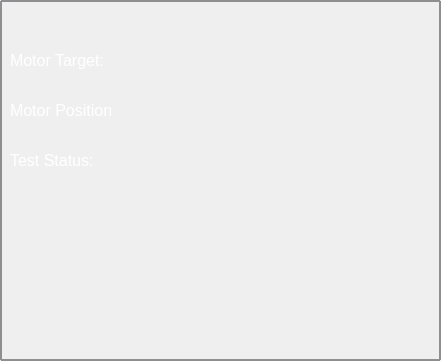
    <widget class="QFrame" name="frame_6">
     <property name="geometry">
      <rect>
       <x>610</x>
       <y>400</y>
       <width>441</width>
       <height>361</height>
      </rect>
     </property>
     <property name="styleSheet">
      <string notr="true">QFrame {
    border: 2px solid #8f8f91;
    border-radius: 1px;
    background-color:#ffff ;
    min-width: 80px;
}
QLabel {
    border: 0px solid #8f8f91;
    border-radius: 1px;
    background-color:#ffff ;
    min-width: 80px;
}
</string>
     </property>
     <property name="frameShape">
      <enum>QFrame::StyledPanel</enum>
     </property>
     <property name="frameShadow">
      <enum>QFrame::Raised</enum>
     </property>
     <widget class="QLabel" name="section_label_5">
      <property name="geometry">
       <rect>
        <x>10</x>
        <y>50</y>
        <width>101</width>
        <height>21</height>
       </rect>
      </property>
      <property name="palette">
       <palette>
        <active>
         <colorrole role="WindowText">
          <brush brushstyle="SolidPattern">
           <color alpha="255">
            <red>255</red>
            <green>255</green>
            <blue>255</blue>
           </color>
          </brush>
         </colorrole>
         <colorrole role="Button">
          <brush brushstyle="SolidPattern">
           <color alpha="255">
            <red>48</red>
            <green>48</green>
            <blue>51</blue>
           </color>
          </brush>
         </colorrole>
         <colorrole role="Base">
          <brush brushstyle="SolidPattern">
           <color alpha="255">
            <red>48</red>
            <green>48</green>
            <blue>51</blue>
           </color>
          </brush>
         </colorrole>
         <colorrole role="Window">
          <brush brushstyle="SolidPattern">
           <color alpha="255">
            <red>48</red>
            <green>48</green>
            <blue>51</blue>
           </color>
          </brush>
         </colorrole>
        </active>
        <inactive>
         <colorrole role="WindowText">
          <brush brushstyle="SolidPattern">
           <color alpha="255">
            <red>255</red>
            <green>255</green>
            <blue>255</blue>
           </color>
          </brush>
         </colorrole>
         <colorrole role="Button">
          <brush brushstyle="SolidPattern">
           <color alpha="255">
            <red>48</red>
            <green>48</green>
            <blue>51</blue>
           </color>
          </brush>
         </colorrole>
         <colorrole role="Base">
          <brush brushstyle="SolidPattern">
           <color alpha="255">
            <red>48</red>
            <green>48</green>
            <blue>51</blue>
           </color>
          </brush>
         </colorrole>
         <colorrole role="Window">
          <brush brushstyle="SolidPattern">
           <color alpha="255">
            <red>48</red>
            <green>48</green>
            <blue>51</blue>
           </color>
          </brush>
         </colorrole>
        </inactive>
        <disabled>
         <colorrole role="WindowText">
          <brush brushstyle="SolidPattern">
           <color alpha="255">
            <red>120</red>
            <green>120</green>
            <blue>120</blue>
           </color>
          </brush>
         </colorrole>
         <colorrole role="Button">
          <brush brushstyle="SolidPattern">
           <color alpha="255">
            <red>48</red>
            <green>48</green>
            <blue>51</blue>
           </color>
          </brush>
         </colorrole>
         <colorrole role="Base">
          <brush brushstyle="SolidPattern">
           <color alpha="255">
            <red>48</red>
            <green>48</green>
            <blue>51</blue>
           </color>
          </brush>
         </colorrole>
         <colorrole role="Window">
          <brush brushstyle="SolidPattern">
           <color alpha="255">
            <red>48</red>
            <green>48</green>
            <blue>51</blue>
           </color>
          </brush>
         </colorrole>
        </disabled>
       </palette>
      </property>
      <property name="font">
       <font>
        <pointsize>12</pointsize>
       </font>
      </property>
      <property name="text">
       <string>Motor Target:</string>
      </property>
     </widget>
     <widget class="QLabel" name="section_label_6">
      <property name="geometry">
       <rect>
        <x>10</x>
        <y>100</y>
        <width>101</width>
        <height>21</height>
       </rect>
      </property>
      <property name="palette">
       <palette>
        <active>
         <colorrole role="WindowText">
          <brush brushstyle="SolidPattern">
           <color alpha="255">
            <red>255</red>
            <green>255</green>
            <blue>255</blue>
           </color>
          </brush>
         </colorrole>
         <colorrole role="Button">
          <brush brushstyle="SolidPattern">
           <color alpha="255">
            <red>48</red>
            <green>48</green>
            <blue>51</blue>
           </color>
          </brush>
         </colorrole>
         <colorrole role="Base">
          <brush brushstyle="SolidPattern">
           <color alpha="255">
            <red>48</red>
            <green>48</green>
            <blue>51</blue>
           </color>
          </brush>
         </colorrole>
         <colorrole role="Window">
          <brush brushstyle="SolidPattern">
           <color alpha="255">
            <red>48</red>
            <green>48</green>
            <blue>51</blue>
           </color>
          </brush>
         </colorrole>
        </active>
        <inactive>
         <colorrole role="WindowText">
          <brush brushstyle="SolidPattern">
           <color alpha="255">
            <red>255</red>
            <green>255</green>
            <blue>255</blue>
           </color>
          </brush>
         </colorrole>
         <colorrole role="Button">
          <brush brushstyle="SolidPattern">
           <color alpha="255">
            <red>48</red>
            <green>48</green>
            <blue>51</blue>
           </color>
          </brush>
         </colorrole>
         <colorrole role="Base">
          <brush brushstyle="SolidPattern">
           <color alpha="255">
            <red>48</red>
            <green>48</green>
            <blue>51</blue>
           </color>
          </brush>
         </colorrole>
         <colorrole role="Window">
          <brush brushstyle="SolidPattern">
           <color alpha="255">
            <red>48</red>
            <green>48</green>
            <blue>51</blue>
           </color>
          </brush>
         </colorrole>
        </inactive>
        <disabled>
         <colorrole role="WindowText">
          <brush brushstyle="SolidPattern">
           <color alpha="255">
            <red>120</red>
            <green>120</green>
            <blue>120</blue>
           </color>
          </brush>
         </colorrole>
         <colorrole role="Button">
          <brush brushstyle="SolidPattern">
           <color alpha="255">
            <red>48</red>
            <green>48</green>
            <blue>51</blue>
           </color>
          </brush>
         </colorrole>
         <colorrole role="Base">
          <brush brushstyle="SolidPattern">
           <color alpha="255">
            <red>48</red>
            <green>48</green>
            <blue>51</blue>
           </color>
          </brush>
         </colorrole>
         <colorrole role="Window">
          <brush brushstyle="SolidPattern">
           <color alpha="255">
            <red>48</red>
            <green>48</green>
            <blue>51</blue>
           </color>
          </brush>
         </colorrole>
        </disabled>
       </palette>
      </property>
      <property name="font">
       <font>
        <pointsize>12</pointsize>
       </font>
      </property>
      <property name="text">
       <string>Motor Position:</string>
      </property>
     </widget>
     <widget class="QLabel" name="currP_out">
      <property name="geometry">
       <rect>
        <x>120</x>
        <y>100</y>
        <width>101</width>
        <height>31</height>
       </rect>
      </property>
      <property name="font">
       <font>
        <family>MS Reference Sans Serif</family>
        <pointsize>18</pointsize>
        <weight>50</weight>
        <italic>false</italic>
        <bold>false</bold>
       </font>
      </property>
      <property name="styleSheet">
       <string notr="true">QLabel{
	color: rgb(255, 255, 255);
	font: 18pt &quot;MS Reference Sans Serif&quot;;

}</string>
      </property>
      <property name="text">
       <string/>
      </property>
     </widget>
     <widget class="QLabel" name="currT_out">
      <property name="geometry">
       <rect>
        <x>120</x>
        <y>40</y>
        <width>101</width>
        <height>41</height>
       </rect>
      </property>
      <property name="font">
       <font>
        <family>MS Reference Sans Serif</family>
        <pointsize>18</pointsize>
        <weight>50</weight>
        <italic>false</italic>
        <bold>false</bold>
       </font>
      </property>
      <property name="styleSheet">
       <string notr="true">QLabel{
	color: rgb(255, 255, 255);
	font: 18pt &quot;MS Reference Sans Serif&quot;;

}</string>
      </property>
      <property name="text">
       <string/>
      </property>
     </widget>
     <widget class="QLabel" name="section_label_9">
      <property name="geometry">
       <rect>
        <x>10</x>
        <y>150</y>
        <width>91</width>
        <height>21</height>
       </rect>
      </property>
      <property name="palette">
       <palette>
        <active>
         <colorrole role="WindowText">
          <brush brushstyle="SolidPattern">
           <color alpha="255">
            <red>255</red>
            <green>255</green>
            <blue>255</blue>
           </color>
          </brush>
         </colorrole>
         <colorrole role="Button">
          <brush brushstyle="SolidPattern">
           <color alpha="255">
            <red>48</red>
            <green>48</green>
            <blue>51</blue>
           </color>
          </brush>
         </colorrole>
         <colorrole role="Base">
          <brush brushstyle="SolidPattern">
           <color alpha="255">
            <red>48</red>
            <green>48</green>
            <blue>51</blue>
           </color>
          </brush>
         </colorrole>
         <colorrole role="Window">
          <brush brushstyle="SolidPattern">
           <color alpha="255">
            <red>48</red>
            <green>48</green>
            <blue>51</blue>
           </color>
          </brush>
         </colorrole>
        </active>
        <inactive>
         <colorrole role="WindowText">
          <brush brushstyle="SolidPattern">
           <color alpha="255">
            <red>255</red>
            <green>255</green>
            <blue>255</blue>
           </color>
          </brush>
         </colorrole>
         <colorrole role="Button">
          <brush brushstyle="SolidPattern">
           <color alpha="255">
            <red>48</red>
            <green>48</green>
            <blue>51</blue>
           </color>
          </brush>
         </colorrole>
         <colorrole role="Base">
          <brush brushstyle="SolidPattern">
           <color alpha="255">
            <red>48</red>
            <green>48</green>
            <blue>51</blue>
           </color>
          </brush>
         </colorrole>
         <colorrole role="Window">
          <brush brushstyle="SolidPattern">
           <color alpha="255">
            <red>48</red>
            <green>48</green>
            <blue>51</blue>
           </color>
          </brush>
         </colorrole>
        </inactive>
        <disabled>
         <colorrole role="WindowText">
          <brush brushstyle="SolidPattern">
           <color alpha="255">
            <red>120</red>
            <green>120</green>
            <blue>120</blue>
           </color>
          </brush>
         </colorrole>
         <colorrole role="Button">
          <brush brushstyle="SolidPattern">
           <color alpha="255">
            <red>48</red>
            <green>48</green>
            <blue>51</blue>
           </color>
          </brush>
         </colorrole>
         <colorrole role="Base">
          <brush brushstyle="SolidPattern">
           <color alpha="255">
            <red>48</red>
            <green>48</green>
            <blue>51</blue>
           </color>
          </brush>
         </colorrole>
         <colorrole role="Window">
          <brush brushstyle="SolidPattern">
           <color alpha="255">
            <red>48</red>
            <green>48</green>
            <blue>51</blue>
           </color>
          </brush>
         </colorrole>
        </disabled>
       </palette>
      </property>
      <property name="font">
       <font>
        <pointsize>12</pointsize>
       </font>
      </property>
      <property name="text">
       <string>Test Status:</string>
      </property>
     </widget>
     <widget class="QLabel" name="stat_out">
      <property name="geometry">
       <rect>
        <x>100</x>
        <y>140</y>
        <width>271</width>
        <height>41</height>
       </rect>
      </property>
      <property name="font">
       <font>
        <family>MS Reference Sans Serif</family>
        <pointsize>18</pointsize>
        <weight>50</weight>
        <italic>false</italic>
        <bold>false</bold>
       </font>
      </property>
      <property name="styleSheet">
       <string notr="true">QLabel{
	color: rgb(255, 255, 255);
	font: 18pt &quot;MS Reference Sans Serif&quot;;

}</string>
      </property>
      <property name="text">
       <string/>
      </property>
     </widget>
    </widget>
